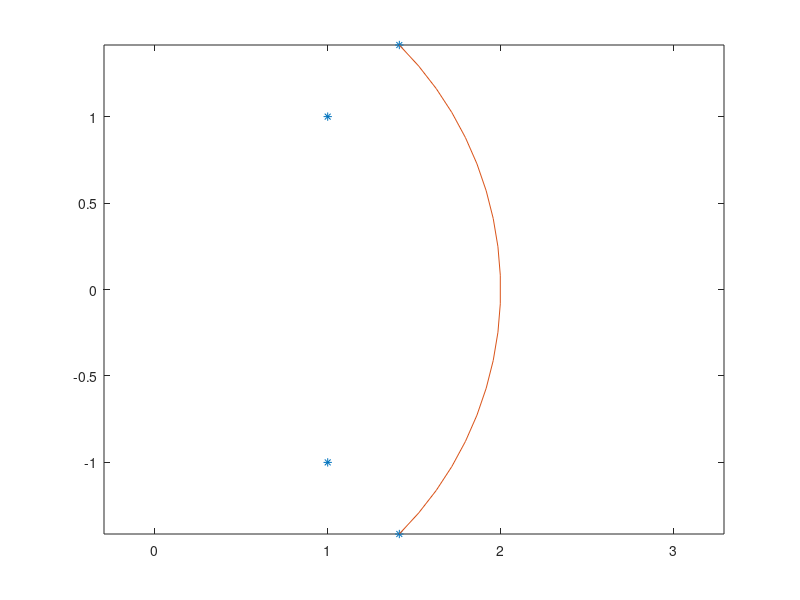

This figure's MATLAB source:

clear all;
close all;

h=2;
R=2;


%% nodes
X1 = h/2;
X2 = R/sqrt(2);
X3 = R/sqrt(2);
X4 = h/2;

Y1 = -h/2;
Y2 = -R/sqrt(2);
Y3 = R/sqrt(2);
Y4 = h/2;

plot([X1 X2 X3 X4],[Y1 Y2 Y3 Y4],'*')
axis equal


%% shape functions
N1 = @(xi,eta) 0.5*(1-xi).*(1-eta);
N2 = @(xi,eta) 0.5*(1+xi).*(1-eta);
N3 = @(xi,eta) 0.5*(1+xi).*(1+eta);
N4 = @(xi,eta) 0.5*(1-xi).*(1+eta);

dN1dxi = @(xi,eta) -0.5*(1-eta);
dN1deta = @(xi,eta) -0.5*(1-xi);

dN2dxi = @(xi,eta)  0.5*(1-eta);
dN2deta = @(xi,eta) -0.5*(1+xi);

dN3dxi = @(xi,eta) 0.5*(1+eta);
dN3deta = @(xi,eta) 0.5*(1+xi);

dN4dxi = @(xi,eta) -0.5*(1+eta);
dN4deta = @(xi,eta) 0.5*(1-xi);

%% function
eX = @(eta) R*cos(pi*eta/4);
eY = @(eta) R*sin(pi*eta/4);

x = @(xi,eta) N1(xi,eta)*X1 + N4(xi,eta)*X4 + eX(eta).*(1+xi)/2;
y = @(xi,eta) N1(xi,eta)*Y1 + N4(xi,eta)*Y4 + eY(eta).*(1+xi)/2;

etas = linspace(-1,1,20);
xis=ones(size(etas));

xs=x(xis,etas);
ys=y(xis,etas);

hold on;
plot(xs,ys)


%% jacobian
deXdeta = @(eta) -pi/4*R*sin(pi*eta/4);
deYdeta = @(eta) pi/4*R*cos(pi*eta/4);

dxdxi = @(xi,eta) dN1dxi(xi,eta)*X1 + dN4dxi(xi,eta)*X4 + eX(eta)/2;
dydxi = @(xi,eta) dN1dxi(xi,eta)*X1 + dN4dxi(xi,eta)*X4 + eY(eta)/2;
dxdeta = @(xi,eta) dN1deta(xi,eta)*Y1 + dN4deta(xi,eta)*Y4 + deXdeta(eta).*(1+xi)/2;
dydeta = @(xi,eta) dN1deta(xi,eta)*Y1 + dN4deta(xi,eta)*Y4 + deYdeta(eta).*(1+xi)/2;

J = @(xi,eta) [ dxdxi(xi,eta) dydxi(xi,eta);
                dxdeta(xi,eta) dydeta(xi,eta) ];
detJ = @(xi,eta) dxdxi(xi,eta).*dydeta(xi,eta) - dxdeta(xi,eta).*dydxi(xi,eta);

areaQuad = integral2(detJ,-1,1,-1,1);

areaCircle = pi*R*R;

reference = (areaCircle - h*h)/4;

